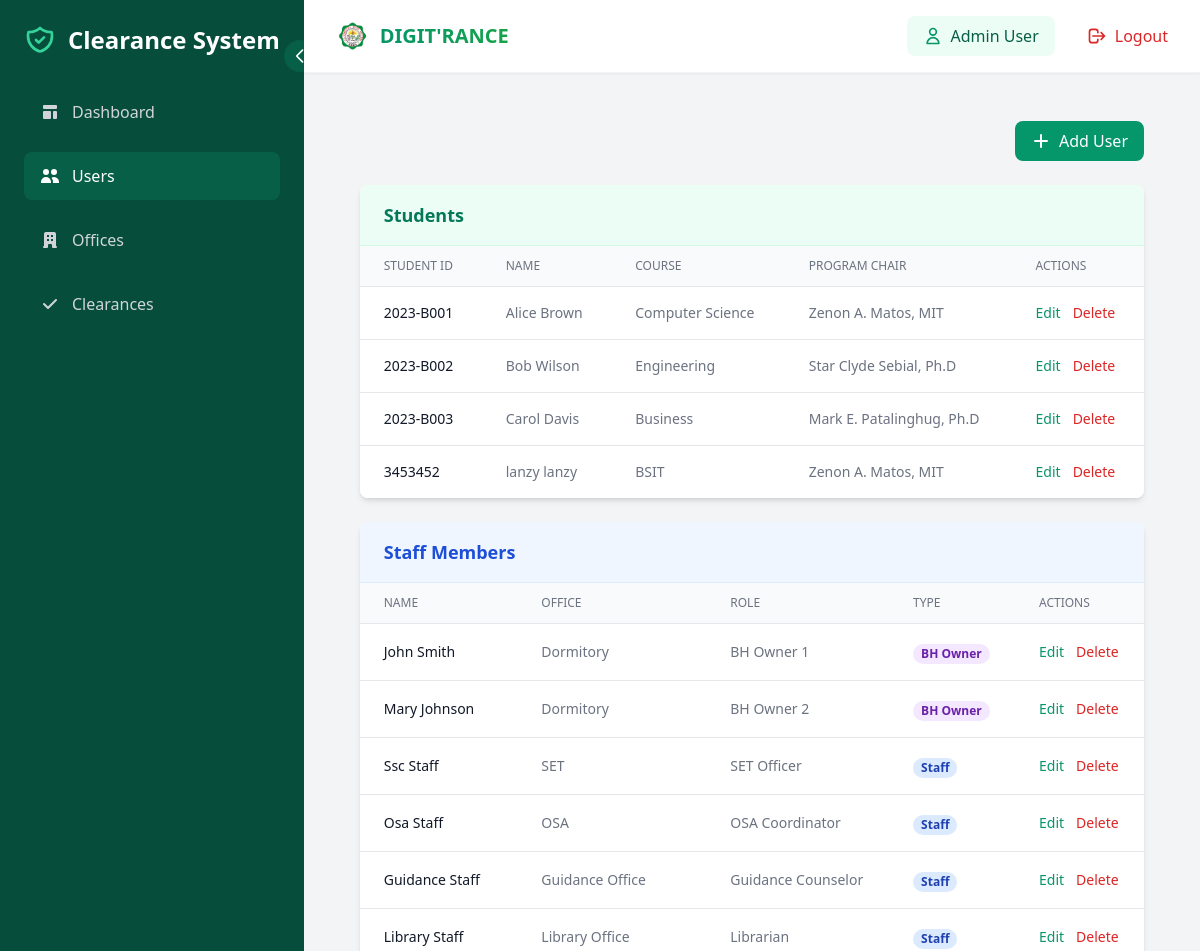
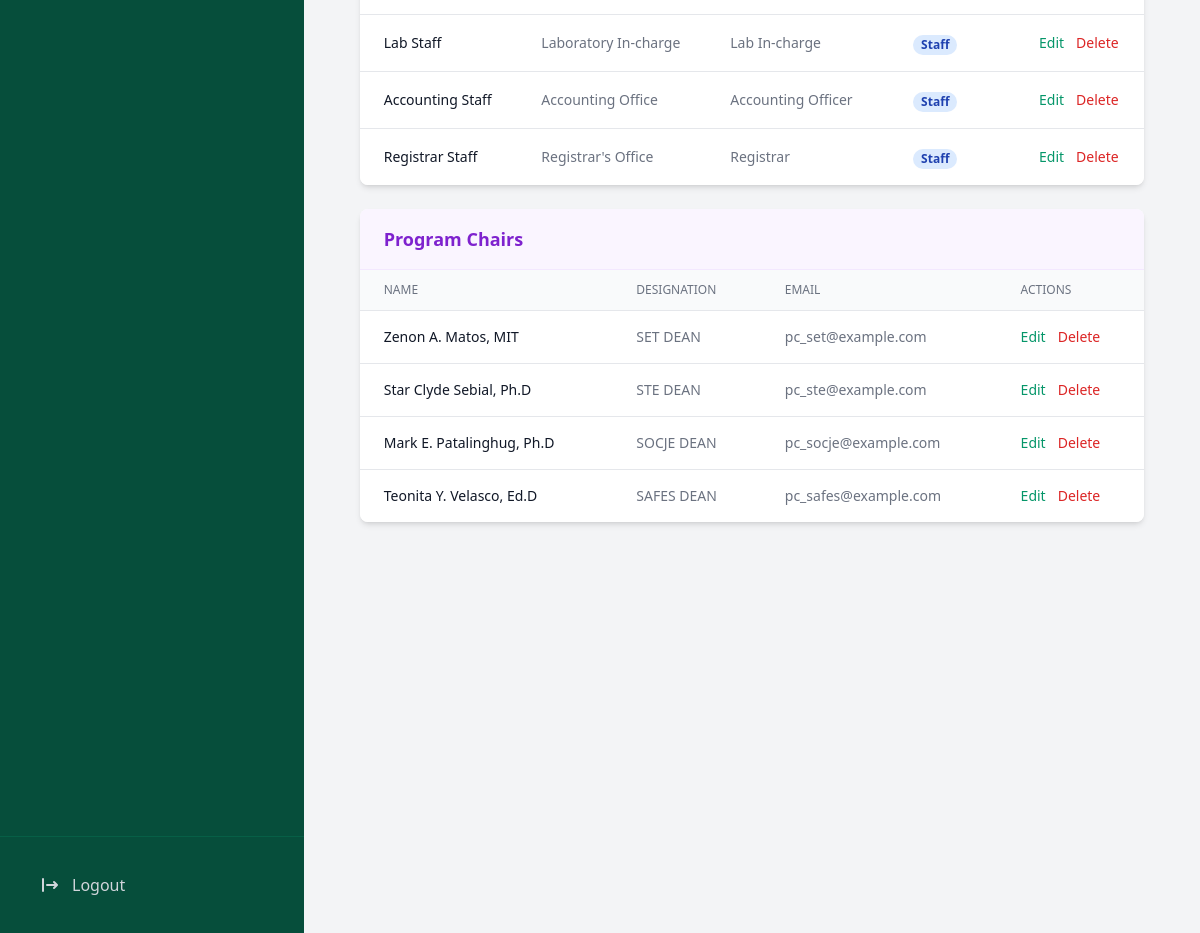
The page /dashboard/users/ (signed in) on the database its author committed (2 pictures, top to bottom).
### core/models.py (models this page shows, shortened)
class Student(models.Model):
    COURSE_CHOICES = {
        'SET DEAN': [
            ('BSIT', 'Bachelor of Science in Information Technology'),
        ],
        'STE DEAN': [
            ('BPED', 'Bachelor in Physical Education'),
            ('BEED', 'Bachelor in Elementary Education'),
            ('BSED', 'Bachelor of Secondary Education'),
            ('BAELS', 'Bachelor of Arts in English Language Studies'),
            ('BSMATH', 'Bachelor of Science in Mathematics'),
        ],
        'SOCJE DEAN': [
            ('BSCRIM', 'Bachelor of Science in Criminology'),
            ('BSISM', 'Bachelor of Science in Industrial Security Management'),
        ],
        'SAFES DEAN': [
            ('BSA', 'Bachelor of Science in Agriculture'),
            ('BSAES', 'Bachelor of Science in Agricultural Engineering Science'),
            ('BCF', 'Bachelor in Community Forestry'),
        ],
    }
    student_id = models.CharField(max_length=20, unique=True)
    user = models.OneToOneField(User, on_delete=models.CASCADE)
    course = models.CharField(max_length=255)
    year_level = models.IntegerField()
    is_boarder = models.BooleanField(default=False)
    created_at = models.DateTimeField(auto_now_add=True)
    program_chair = models.ForeignKey(ProgramChair, on_delete=models.SET_NULL, null=True, blank=True, related_name="students")
    dormitory_owner = models.ForeignKey(Staff, on_delete=models.SET_NULL, null=True, blank=True, related_name="students_dorm", limit_choices_to={'is_dormitory_owner': True})
    is_approved = models.BooleanField(default=False)
    approval_date = models.DateTimeField(null=True, blank=True)
    approval_admin = models.ForeignKey(User, on_delete=models.SET_NULL, null=True, blank=True, related_name='approved_students')

class ProgramChair(models.Model):
    DESIGNATION_CHOICES = [
        ('SET DEAN', 'School of Engineering and Technology (BSIT)'),
        ('STE DEAN', 'School of Teacher Education (BPED,BEED,BSED,BAELS,BSMATH)'),
        ('SOCJE DEAN', 'School of Criminal Justice Education (BSCRIM,BSISM)'),
        ('SAFES DEAN', 'School of Agriculture Forestry and Environmental Science (BSA,BSAES,BCF)'),
    ]
    user = models.OneToOneField(User, on_delete=models.CASCADE)
    designation = models.CharField(max_length=50, choices=DESIGNATION_CHOICES)

class Staff(models.Model):
    user = models.OneToOneField(User, on_delete=models.CASCADE)
    office = models.ForeignKey(Office, on_delete=models.CASCADE, related_name='staff')
    role = models.CharField(max_length=100, blank=True, null=True)
    is_dormitory_owner = models.BooleanField(default=False)  # 🔹 New field for dormitory manager

class Office(models.Model):
    OFFICE_TYPES = [
        ('SET', 'SET'),
        ('STE', 'STE'),
        ('SOCJE', 'SOCJE'),
        ('SAFES', 'SAFES'),
        ('SSB SET', 'SSB SET'),
        ('SSB STE', 'SSB STE'),
        ('SSB SOCJE', 'SSB SOCJE'),
        ('SSB SAFES', 'SSB SAFES'),
        ('OTHER', 'OTHER'),
    ]
    name = models.CharField(max_length=255, unique=True)
    office_type = models.CharField(max_length=50, choices=OFFICE_TYPES, default='OTHER')
    description = models.TextField(blank=True, null=True)
    created_at = models.DateTimeField(auto_now_add=True)

### core/views.py (the view, shortened to what this page needs)
# urls.py: path('dashboard/users/', views.admin_users, name='admin_users'),
@login_required
def admin_users(request):
    if not request.user.is_staff:
        messages.error(request, 'You are not authorized to access the admin dashboard.')
        return redirect('login')
    context = {
        'students': Student.objects.select_related('user', 'program_chair').all(),
        'staff': Staff.objects.select_related('user', 'office').all(),
        'program_chairs': ProgramChair.objects.select_related('user').all(),
        'offices': Office.objects.all(),  # For staff creation
    }
    return render(request, 'admin/users.html', context)

### templates/admin/users.html (shortened to what this page needs)
{% extends 'admin/base_admin.html' %}
{% block admin_content %}
<div class="space-y-6">
	<div class="flex justify-end">
		<a href="{% url 'admin_create_user' %}" class="px-4 py-2 bg-emerald-600 text-white rounded-lg hover:bg-emerald-700 flex items-center gap-2">
			<svg xmlns="http://www.w3.org/2000/svg" class="h-5 w-5" viewBox="0 0 20 20" fill="currentColor">
				<path fill-rule="evenodd" d="M10 3a1 1 0 011 1v5h5a1 1 0 110 2h-5v5a1 1 0 11-2 0v-5H4a1 1 0 110-2h5V4a1 1 0 011-1z" clip-rule="evenodd" />
			</svg>
			<span>Add User</span>
		</a>
	</div>
	<div class="bg-white rounded-lg shadow-md overflow-hidden">
		<div class="px-6 py-4 bg-emerald-50 border-b border-emerald-100">
			<h2 class="text-lg font-semibold text-emerald-700">Students</h2>
		</div>
		<div class="overflow-x-auto">
			<table class="min-w-full divide-y divide-gray-200">
				<thead>
					<tr>
						<th class="px-6 py-3 bg-gray-50 text-left text-xs font-medium text-gray-500 uppercase">Student ID</th>
						<th class="px-6 py-3 bg-gray-50 text-left text-xs font-medium text-gray-500 uppercase">Name</th>
						<th class="px-6 py-3 bg-gray-50 text-left text-xs font-medium text-gray-500 uppercase">Course</th>
						<th class="px-6 py-3 bg-gray-50 text-left text-xs font-medium text-gray-500 uppercase">Program Chair</th>
						<th class="px-6 py-3 bg-gray-50 text-left text-xs font-medium text-gray-500 uppercase">Actions</th>
					</tr>
				</thead>
				<tbody class="bg-white divide-y divide-gray-200">
					{% for student in students %}
					<tr>
						<td class="px-6 py-4 whitespace-nowrap text-sm font-medium text-gray-900">{{ student.student_id }}</td>
						<td class="px-6 py-4 whitespace-nowrap text-sm text-gray-500">{{ student.user.get_full_name }}</td>
						<td class="px-6 py-4 whitespace-nowrap text-sm text-gray-500">{{ student.course }}</td>
						<td class="px-6 py-4 whitespace-nowrap text-sm text-gray-500">
							{% if student.program_chair %}
								{{ student.program_chair.user.get_full_name }}
							{% else %}
								<span class="text-yellow-600">Not Assigned</span>
							{% endif %}
						</td>
						<td class="px-6 py-4 whitespace-nowrap text-sm font-medium">
							<div class="flex space-x-3">
								<a href="{% url 'admin_edit_user' student.user.id %}" class="text-emerald-600 hover:text-emerald-900">Edit</a>
								<form method="POST" class="inline" onsubmit="return confirm('Are you sure you want to delete this user?');">
									<button type="submit" class="text-red-600 hover:text-red-900">Delete</button>
								</form>
							</div>
						</td>
					</tr>
					{% endfor %}
				</tbody>
			</table>
		</div>
	</div>
	<div class="bg-white rounded-lg shadow-md overflow-hidden">
		<div class="px-6 py-4 bg-blue-50 border-b border-blue-100">
			<h2 class="text-lg font-semibold text-blue-700">Staff Members</h2>
		</div>
		<div class="overflow-x-auto">
			<table class="min-w-full divide-y divide-gray-200">
				<thead>
					<tr>
						<th class="px-6 py-3 bg-gray-50 text-left text-xs font-medium text-gray-500 uppercase">Name</th>
						<th class="px-6 py-3 bg-gray-50 text-left text-xs font-medium text-gray-500 uppercase">Office</th>
						<th class="px-6 py-3 bg-gray-50 text-left text-xs font-medium text-gray-500 uppercase">Role</th>
						<th class="px-6 py-3 bg-gray-50 text-left text-xs font-medium text-gray-500 uppercase">Type</th>
						<th class="px-6 py-3 bg-gray-50 text-left text-xs font-medium text-gray-500 uppercase">Actions</th>
					</tr>
				</thead>
				<tbody class="bg-white divide-y divide-gray-200">
					{% for staff_member in staff %}
					<tr>
						<td class="px-6 py-4 whitespace-nowrap text-sm font-medium text-gray-900">{{ staff_member.user.get_full_name }}</td>
						<td class="px-6 py-4 whitespace-nowrap text-sm text-gray-500">{{ staff_member.office.name }}</td>
						<td class="px-6 py-4 whitespace-nowrap text-sm text-gray-500">{{ staff_member.role }}</td>
						<td class="px-6 py-4 whitespace-nowrap">
							{% if staff_member.is_dormitory_owner %}
								<span class="px-2 inline-flex text-xs leading-5 font-semibold rounded-full bg-purple-100 text-purple-800">BH Owner</span>
							{% else %}
								<span class="px-2 inline-flex text-xs leading-5 font-semibold rounded-full bg-blue-100 text-blue-800">Staff</span>
							{% endif %}
						</td>
						<td class="px-6 py-4 whitespace-nowrap text-sm font-medium">
							<div class="flex space-x-3">
								<a href="{% url 'admin_edit_user' staff_member.user.id %}" class="text-emerald-600 hover:text-emerald-900">Edit</a>
								<form method="POST" class="inline" onsubmit="return confirm('Are you sure you want to delete this user?');">
									<button type="submit" class="text-red-600 hover:text-red-900">Delete</button>
								</form>
							</div>
						</td>
					</tr>
					{% endfor %}
				</tbody>
			</table>
		</div>
	</div>
	<div class="bg-white rounded-lg shadow-md overflow-hidden">
		<div class="px-6 py-4 bg-purple-50 border-b border-purple-100">
			<h2 class="text-lg font-semibold text-purple-700">Program Chairs</h2>
		</div>
		<div class="overflow-x-auto">
			<table class="min-w-full divide-y divide-gray-200">
				<thead>
					<tr>
						<th class="px-6 py-3 bg-gray-50 text-left text-xs font-medium text-gray-500 uppercase">Name</th>
						<th class="px-6 py-3 bg-gray-50 text-left text-xs font-medium text-gray-500 uppercase">Designation</th>
						<th class="px-6 py-3 bg-gray-50 text-left text-xs font-medium text-gray-500 uppercase">Email</th>
						<th class="px-6 py-3 bg-gray-50 text-left text-xs font-medium text-gray-500 uppercase">Actions</th>
					</tr>
				</thead>
				<tbody class="bg-white divide-y divide-gray-200">
					{% for chair in program_chairs %}
					<tr>
						<td class="px-6 py-4 whitespace-nowrap text-sm font-medium text-gray-900">{{ chair.user.get_full_name }}</td>
						<td class="px-6 py-4 whitespace-nowrap text-sm text-gray-500">{{ chair.designation }}</td>
						<td class="px-6 py-4 whitespace-nowrap text-sm text-gray-500">{{ chair.user.email }}</td>
						<td class="px-6 py-4 whitespace-nowrap text-sm font-medium">
							<div class="flex space-x-3">
								<a href="{% url 'admin_edit_user' chair.user.id %}" class="text-emerald-600 hover:text-emerald-900">Edit</a>
								<form method="POST" class="inline" onsubmit="return confirm('Are you sure you want to delete this user?');">
									<button type="submit" class="text-red-600 hover:text-red-900">Delete</button>
								</form>
							</div>
						</td>
					</tr>
					{% endfor %}
				</tbody>
			</table>
		</div>
	</div>
</div>
{% endblock %}

### templates/components/navbar.html (shortened to what this page needs)
{% load static %}
<header class="bg-white shadow-sm p-4 flex justify-between items-center border-b border-gray-100 sticky top-0 z-50">
    <div class="flex items-center">
        <h1 class="text-xl font-bold flex items-center ml-4 text-gray-800">
            <a href="{% url 'home' %}" class="flex items-center group">
                <img src="{% static 'img/permit_logo.png' %}" alt="JHCSC Logo" class="h-8 w-8 mr-3">
                <span class="text-gradient bg-clip-text text-transparent bg-gradient-to-r from-emerald-600 to-green-600 group-hover:from-emerald-700 group-hover:to-green-700 transition-all">
                </span>
            </a>
        </h1>
    </div>
    <div class="flex items-center space-x-4">
        {% if user.is_authenticated %}
            <div class="flex items-center bg-emerald-50 px-4 py-2 rounded-lg">
                <svg class="w-5 h-5 text-emerald-600 mr-2" fill="none" stroke="currentColor" viewBox="0 0 24 24">
                    <path stroke-linecap="round" stroke-linejoin="round" stroke-width="2" d="M16 7a4 4 0 11-8 0 4 4 0 018 0zM12 14a7 7 0 00-7 7h14a7 7 0 00-7-7z"></path>
                </svg>
                <span class="text-emerald-800 font-medium">{{ user.get_full_name }}</span>
            </div>
            <form method="POST" action="{% url 'logout' %}">
                <button type="submit" class="flex items-center px-4 py-2 text-red-600 hover:bg-red-50 rounded-lg transition-all duration-200">
                    <svg class="w-5 h-5 mr-2" fill="none" stroke="currentColor" viewBox="0 0 24 24">
                        <path stroke-linecap="round" stroke-linejoin="round" stroke-width="2" d="M17 16l4-4m0 0l-4-4m4 4H7m6 4v1a3 3 0 01-3 3H6a3 3 0 01-3-3V7a3 3 0 013-3h4a3 3 0 013 3v1"></path>
                    </svg>
                    <span class="font-medium">Logout</span>
                </button>
            </form>
        {% endif %}
    </div>
</header>

### rows shown on the page
Student: student_id "2023-B001", user.get_full_name "Alice Brown", course "Computer Science", program_chair.user.get_full_name "Zenon A. Matos, MIT"
Student: student_id "2023-B002", user.get_full_name "Bob Wilson", course "Engineering", program_chair.user.get_full_name "Star Clyde Sebial, Ph.D"
Student: student_id "2023-B003", user.get_full_name "Carol Davis", course "Business", program_chair.user.get_full_name "Mark E. Patalinghug, Ph.D"
Student: student_id "3453452", user.get_full_name "lanzy lanzy", course "BSIT", program_chair.user.get_full_name "Zenon A. Matos, MIT"
Staff: user.get_full_name "John Smith", office.name "Dormitory", role "BH Owner 1", is_dormitory_owner "BH Owner"
Staff: user.get_full_name "Mary Johnson", office.name "Dormitory", role "BH Owner 2", is_dormitory_owner "BH Owner"
Staff: user.get_full_name "Ssc Staff", office.name "SET", role "SET Officer", is_dormitory_owner "Staff"
Staff: user.get_full_name "Osa Staff", office.name "OSA", role "OSA Coordinator", is_dormitory_owner "Staff"
Staff: user.get_full_name "Guidance Staff", office.name "Guidance Office", role "Guidance Counselor", is_dormitory_owner "Staff"
Staff: user.get_full_name "Library Staff", office.name "Library Office", role "Librarian", is_dormitory_owner "Staff"
Staff: user.get_full_name "Lab Staff", office.name "Laboratory In-charge", role "Lab In-charge", is_dormitory_owner "Staff"
Staff: user.get_full_name "Accounting Staff", office.name "Accounting Office", role "Accounting Officer", is_dormitory_owner "Staff"
Staff: user.get_full_name "Registrar Staff", office.name "Registrar's Office", role "Registrar", is_dormitory_owner "Staff"
ProgramChair: user.get_full_name "Zenon A. Matos, MIT", designation "SET DEAN", user.email "pc_set@example.com"
ProgramChair: user.get_full_name "Star Clyde Sebial, Ph.D", designation "STE DEAN", user.email "pc_ste@example.com"
ProgramChair: user.get_full_name "Mark E. Patalinghug, Ph.D", designation "SOCJE DEAN", user.email "pc_socje@example.com"
ProgramChair: user.get_full_name "Teonita Y. Velasco, Ed.D", designation "SAFES DEAN", user.email "pc_safes@example.com"

### other values the page prints
{{ user.get_full_name }} "Admin User"
